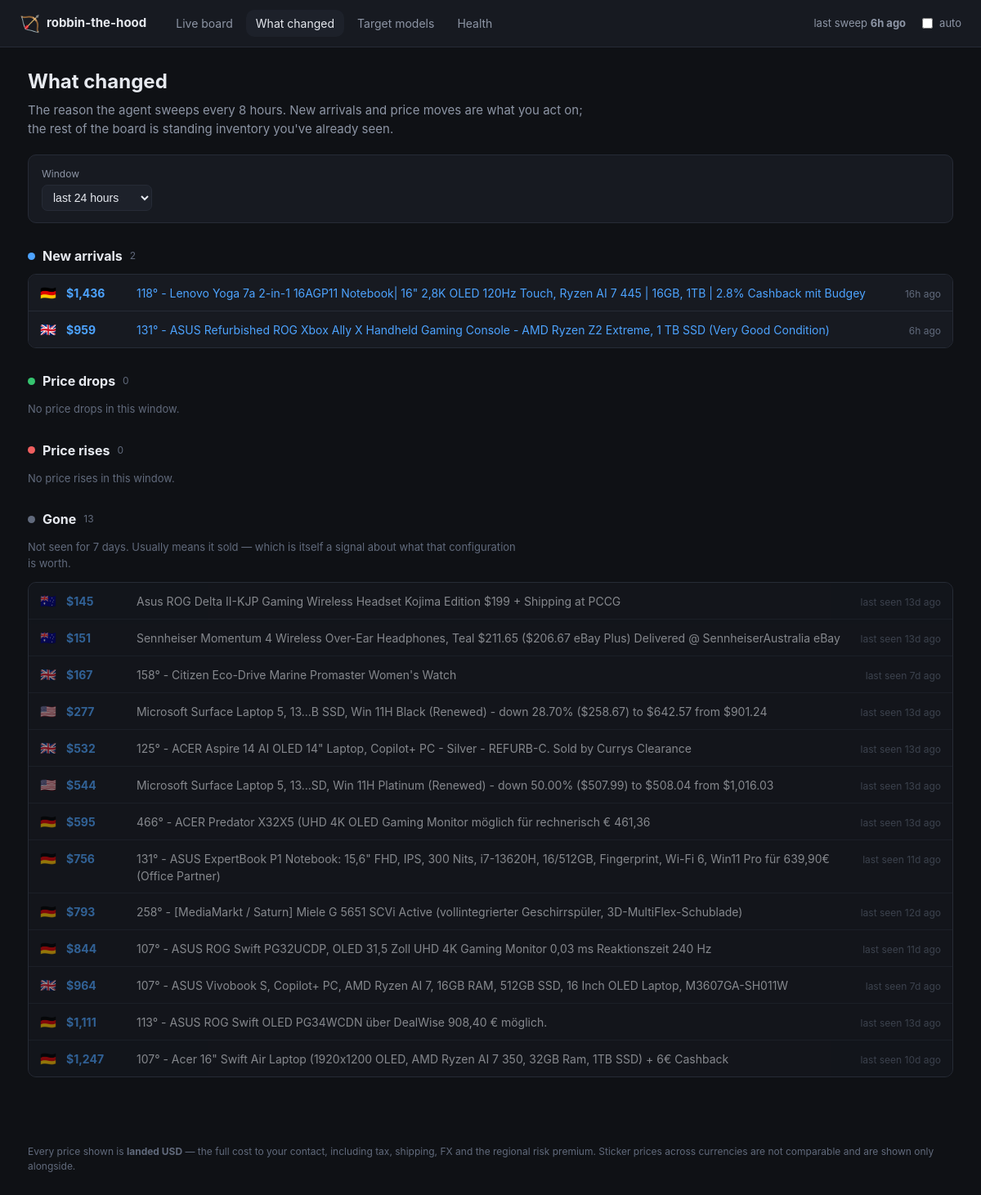
/changes, run on an earlier commit of the app's database.
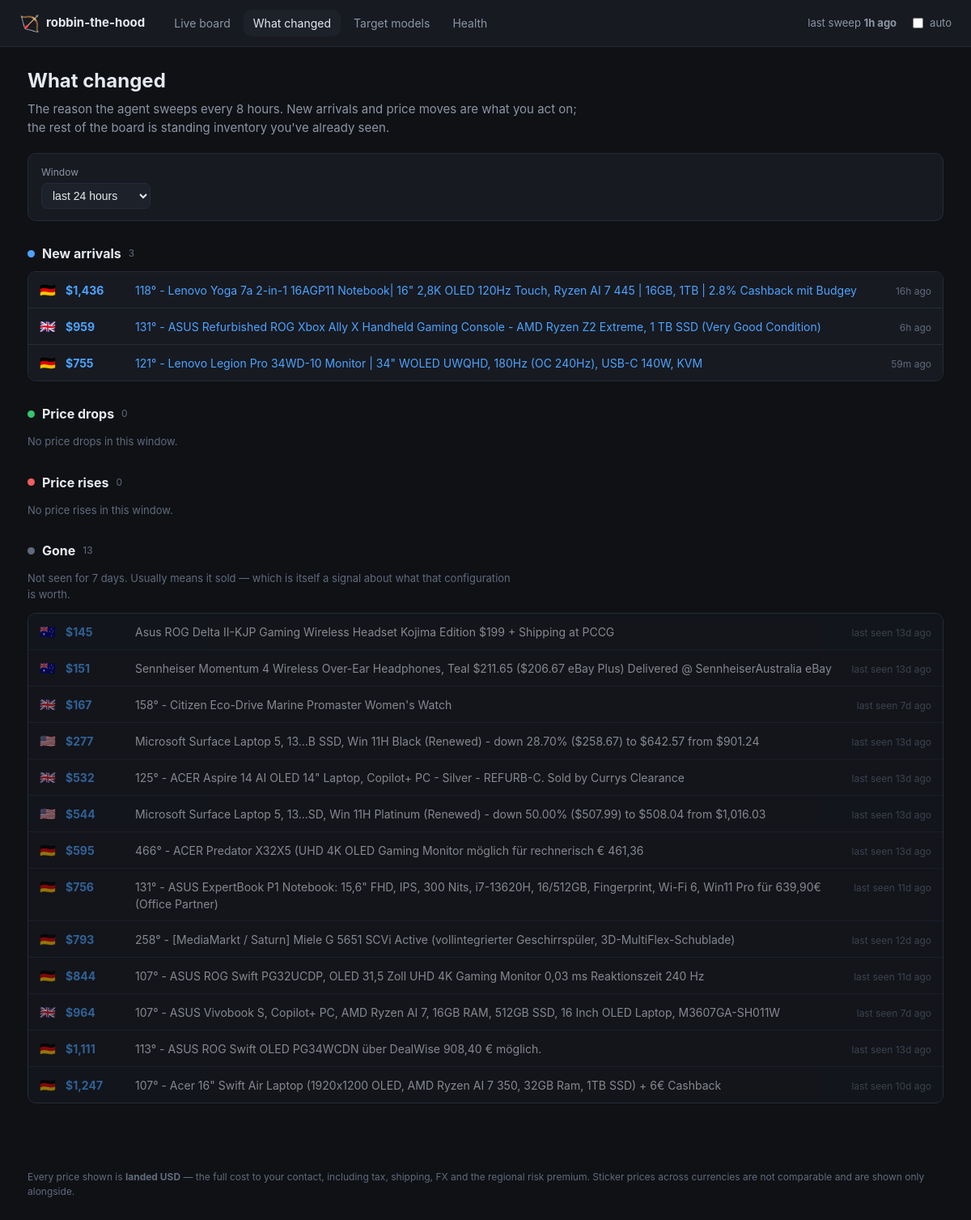
And on a later commit of the database.
### tables this page shows
CREATE TABLE listings (
    fingerprint     TEXT PRIMARY KEY,
    source          TEXT NOT NULL,
    listing_id      TEXT,
    title           TEXT NOT NULL,
    url             TEXT,
    region          TEXT NOT NULL,
    currency        TEXT NOT NULL,
    sticker_local   REAL,
    landed_usd      REAL,
    -- The FX rate is stored per listing so a comparison made weeks from now
    -- against today's record is still honest.
    fx_rate         REAL,
    fx_source       TEXT,
    fx_fetched_at   TEXT,
    score           REAL,
    model_key       TEXT,
    condition       TEXT,
    seller_name     TEXT,
    flags           TEXT,
    reject_reasons  TEXT,
    first_seen      TEXT NOT NULL,
    last_seen       TEXT NOT NULL,
    status          TEXT NOT NULL DEFAULT 'active'
, spec_line TEXT, score_breakdown TEXT, landed_explain TEXT);

### dashboard.py (the view)
@app.route("/changes")
def changes():
    hours = int(request.args.get("hours", 24))
    config = _config()
    with _open() as store:
        data = recent_changes(store, config, hours=hours)
        latest_run = store.latest_run_at()
    return render_template(
        "changes.html", changes=data, hours=hours, latest_run=latest_run,
        now=datetime.now(timezone.utc), active="changes",
        static_export=_static_export(),
    )

### dashboard.py (called while the page is built)
def _open():
    return Store(app.config["DEALS_DB"])

def _static_export() -> bool:
    return bool(app.config.get("STATIC_EXPORT"))

def _config():
    if app.config["DEALS_CONFIG"] is None:
        app.config["DEALS_CONFIG"] = load_config()
    return app.config["DEALS_CONFIG"]

@app.template_filter("money")
def money(value) -> str:
    return "—" if value is None else f"${value:,.0f}"

@app.template_filter("ago")
def ago(moment) -> str:
    if moment is None:
        return "never"
    delta = datetime.now(timezone.utc) - moment
    minutes = int(delta.total_seconds() // 60)
    if minutes < 1:
        return "just now"
    if minutes < 60:
        return f"{minutes}m ago"
    if minutes < 2880:
        return f"{minutes // 60}h ago"
    return f"{minutes // 1440}d ago"

### dealhunter/config.py (called while the page is built)
    def region(self, code: Region) -> RegionConfig:
        try:
            return self.regions[code]
        except KeyError as exc:  # pragma: no cover - config error, fails loudly
            raise KeyError(f"Region {code} is missing from config.yaml") from exc

### dealhunter/store.py (called while the page is built, shortened)
    def __enter__(self) -> "Store":
        return self

    def __exit__(self, *exc_info) -> None:
        self.close()

    def close(self) -> None:
        self.connection.commit()
        try:
            self.connection.execute("PRAGMA wal_checkpoint(TRUNCATE)")
        except sqlite3.Error as exc:  # pragma: no cover - non-fatal
            log.warning("Could not checkpoint the WAL: %s", exc)
        self.connection.close()

    @contextmanager
    def _tx(self):
        try:
            yield self.connection
            self.connection.commit()
        except Exception:
            self.connection.rollback()
            raise

    def _migrate(self) -> None:
        with self._tx() as connection:
            connection.executescript(SCHEMA)
            row = connection.execute("SELECT version FROM schema_version").fetchone()
            if row is None:
                connection.execute(
                    "INSERT INTO schema_version (version) VALUES (?)", (SCHEMA_VERSION,)
                )

    def latest_run_at(self) -> datetime | None:
        row = self.connection.execute(
            "SELECT started_at FROM runs WHERE finished_at IS NOT NULL "
            "ORDER BY id DESC LIMIT 1"
        ).fetchone()
        return datetime.fromisoformat(row["started_at"]) if row else None

### templates/changes.html (shortened to what this page needs)
{% extends "base.html" %}
{% block content %}
<div class="pagehead">
  <h1>What changed</h1>
  <p class="sub">
    The reason the agent sweeps every 8 hours. New arrivals and price moves are
    what you act on; the rest of the board is standing inventory you've already
    seen.
  </p>
</div>
<form class="filters" method="get">
  <label>Window
    <select name="hours" onchange="this.form.submit()">
      <option value="24"  {{ 'selected' if hours == 24 }}>last 24 hours</option>
    </select>
  </label>
</form>
<section class="changeblock">
  <h2><span class="dot new"></span> New arrivals
    <span class="n">{{ changes.new | length }}</span></h2>
  {% if changes.new %}
    <ul class="changes">
      {% for c in changes.new %}
        <li>
          <span class="flagicon">{{ c.region_flag }}</span>
          <span class="amount">{{ c.landed_usd | money }}</span>
          <a href="{{ c.url }}" target="_blank" rel="noopener">{{ c.title }}</a>
          <span class="when"><time datetime="{{ c.when.isoformat() }}">{{ c.when | ago }}</time></span>
        </li>
      {% endfor %}
    </ul>
  {% else %}
    <p class="none">Nothing new in this window.</p>
  {% endif %}
</section>
<section class="changeblock">
  <h2><span class="dot drop"></span> Price drops
    <span class="n">{{ changes.drops | length }}</span></h2>
  {% if changes.drops %}
    <ul class="changes">
      {% for c in changes.drops %}
        <li>
          <span class="flagicon">{{ c.region_flag }}</span>
          <span class="amount">{{ c.landed_usd | money }}</span>
          <span class="delta down">{{ c.delta | signed }} ({{ '%.1f' % c.percent }}%)</span>
          <a href="{{ c.url }}" target="_blank" rel="noopener">{{ c.title }}</a>
          <span class="when"><time datetime="{{ c.when.isoformat() }}">{{ c.when | ago }}</time></span>
        </li>
      {% endfor %}
    </ul>
  {% else %}
    <p class="none">No price drops in this window.</p>
  {% endif %}
</section>
<section class="changeblock">
  <h2><span class="dot rise"></span> Price rises
    <span class="n">{{ changes.rises | length }}</span></h2>
  {% if changes.rises %}
    <ul class="changes">
      {% for c in changes.rises %}
        <li>
          <span class="flagicon">{{ c.region_flag }}</span>
          <span class="amount">{{ c.landed_usd | money }}</span>
          <span class="delta up">{{ c.delta | signed }} ({{ '%.1f' % c.percent }}%)</span>
          <a href="{{ c.url }}" target="_blank" rel="noopener">{{ c.title }}</a>
          <span class="when"><time datetime="{{ c.when.isoformat() }}">{{ c.when | ago }}</time></span>
        </li>
      {% endfor %}
    </ul>
  {% else %}
    <p class="none">No price rises in this window.</p>
  {% endif %}
</section>
<section class="changeblock">
  <h2><span class="dot gone"></span> Gone
    <span class="n">{{ changes.gone | length }}</span></h2>
  <p class="hint">
    Not seen for 7 days. Usually means it sold — which is itself a signal about
    what that configuration is worth.
  </p>
  {% if changes.gone %}
    <ul class="changes">
      {% for c in changes.gone %}
        <li class="faded">
          <span class="flagicon">{{ c.region_flag }}</span>
          <span class="amount">{{ c.landed_usd | money }}</span>
          <span>{{ c.title }}</span>
          <span class="when">last seen <time datetime="{{ c.when.isoformat() }}">{{ c.when | ago }}</time></span>
        </li>
      {% endfor %}
    </ul>
  {% else %}
    <p class="none">Nothing has dropped off recently.</p>
  {% endif %}
</section>
{% endblock %}

### templates/base.html (shortened to what this page needs)
<!doctype html>
<html lang="en">
<head>
  <link rel="stylesheet" href="{{ url_for('static', filename='style.css') }}">
</head>
<body>
<header class="topbar">
  <div class="brand">
    <span class="logo">🏹</span>
    <span>robbin-the-hood</span>
  </div>
  <nav>
    <a href="{{ url_for('board') }}"        class="{{ 'on' if active == 'board' }}">Live board</a>
    <a href="{{ url_for('changes') }}"      class="{{ 'on' if active == 'changes' }}">What changed</a>
    <a href="{{ url_for('models') }}"       class="{{ 'on' if active == 'models' }}">Target models</a>
    <a href="{{ url_for('health_page') }}"  class="{{ 'on' if active == 'health' }}">Health</a>
  </nav>
  <div class="status">
    {% if latest_run %}
      <span class="sweep">last sweep
        <strong><time datetime="{{ latest_run.isoformat() }}">{{ latest_run | ago }}</time></strong>
      </span>
    {% else %}
      <span class="sweep warn">no completed sweep yet</span>
    {% endif %}
    {% if not static_export %}
      <label class="refresh">
        <input type="checkbox" id="autorefresh"> auto
      </label>
    {% endif %}
  </div>
</header>
<main>
  {% block content %}{% endblock %}
</main>
<footer>
  Every price shown is <strong>landed USD</strong> — the full cost to your
  contact, including tax, shipping, FX and the regional risk premium. Sticker
  prices across currencies are not comparable and are shown only alongside.
</footer>
</body>
</html>

### static/style.css (style rules this page uses)
:root { --bg: #0f1115; --panel: #171a21; --panel-2: #1d212a; --line: #262b36; --text: #e6e9ef; --muted: #8d95a5; --dim: #616a7c; --accent: #4da3ff; --good: #35c46f; --warn: #e8b339; --bad: #ef5f5f; --priority: #b98bff; --radius: 10px; }
* { box-sizing: border-box; }
body { margin: 0; background: var(--bg); color: var(--text); font: 15px/1.5 ui-sans-serif, -apple-system, "Segoe UI", Roboto, sans-serif; }
a { color: var(--accent); text-decoration: none; }
.topbar { display: flex; align-items: center; gap: 24px; padding: 12px 24px; background: var(--panel); border-bottom: 1px solid var(--line); position: sticky; top: 0; z-index: 10; }
.brand { display: flex; align-items: center; gap: 8px; font-weight: 650; }
.logo { font-size: 20px; }
.topbar nav { display: flex; gap: 4px; }
.topbar nav a { padding: 6px 12px; border-radius: var(--radius); color: var(--muted); font-size: 14px; }
.topbar nav a.on { background: var(--panel-2); color: var(--text); }
.status { margin-left: auto; display: flex; align-items: center; gap: 16px; font-size: 13px; color: var(--muted); }
.refresh { display: flex; align-items: center; gap: 5px; cursor: pointer; }
main { max-width: 1180px; margin: 0 auto; padding: 24px; }
.pagehead h1 { margin: 0 0 6px; font-size: 24px; }
.pagehead .sub { margin: 0 0 20px; color: var(--muted); max-width: 74ch; }
.filters { display: flex; flex-wrap: wrap; gap: 14px; align-items: end; background: var(--panel); border: 1px solid var(--line); border-radius: var(--radius); padding: 14px 16px; margin-bottom: 20px; }
.filters label { display: flex; flex-direction: column; gap: 4px; font-size: 12px; color: var(--muted); }
.filters select, .filters input[type="number"] { background: var(--panel-2); color: var(--text); border: 1px solid var(--line); border-radius: 7px; padding: 6px 9px; font-size: 14px; }
.flagicon { font-size: 16px; }
.changeblock { margin: 28px 0; }
.changeblock h2 { font-size: 16px; display: flex; align-items: center; gap: 9px; margin: 0 0 10px; }
.changeblock h2 .n { font-size: 12px; color: var(--dim); font-weight: 400; }
.dot { width: 9px; height: 9px; border-radius: 50%; display: inline-block; }
.dot.new { background: var(--accent); }
.dot.drop { background: var(--good); }
.dot.rise { background: var(--bad); }
.dot.gone { background: var(--dim); }
ul.changes { list-style: none; margin: 0; padding: 0; border: 1px solid var(--line); border-radius: var(--radius); overflow: hidden; }
ul.changes li { display: flex; gap: 12px; align-items: baseline; padding: 10px 14px; background: var(--panel); border-bottom: 1px solid var(--line); font-size: 14px; }
ul.changes li:last-child { border-bottom: 0; }
ul.changes li.faded { opacity: .55; }
ul.changes .amount { font-weight: 700; color: var(--accent); min-width: 74px; }
ul.changes a { flex: 1; }
ul.changes .when { font-size: 12px; color: var(--dim); margin-left: auto; white-space: nowrap; }
.none, .hint { color: var(--dim); font-size: 13px; }
.hint { max-width: 74ch; }
footer { max-width: 1180px; margin: 30px auto 40px; padding: 0 24px; font-size: 12px; color: var(--dim); }

What changed in the data, as far as the page shows it:
added listings: region_flag "🇩🇪", landed_usd "$755", title "121° - Lenovo Legion Pro 34WD-10 Monitor | 34\" WOLED UWQHD, 180Hz (OC 240Hz), USB-C 140W, KVM", when|ago "59m ago", shown under "New arrivals 3"
Also different on the page:
{{ latest_run | ago }}: "6h ago" → "1h ago"
{{ changes.new | length }}: "2" → "3"
